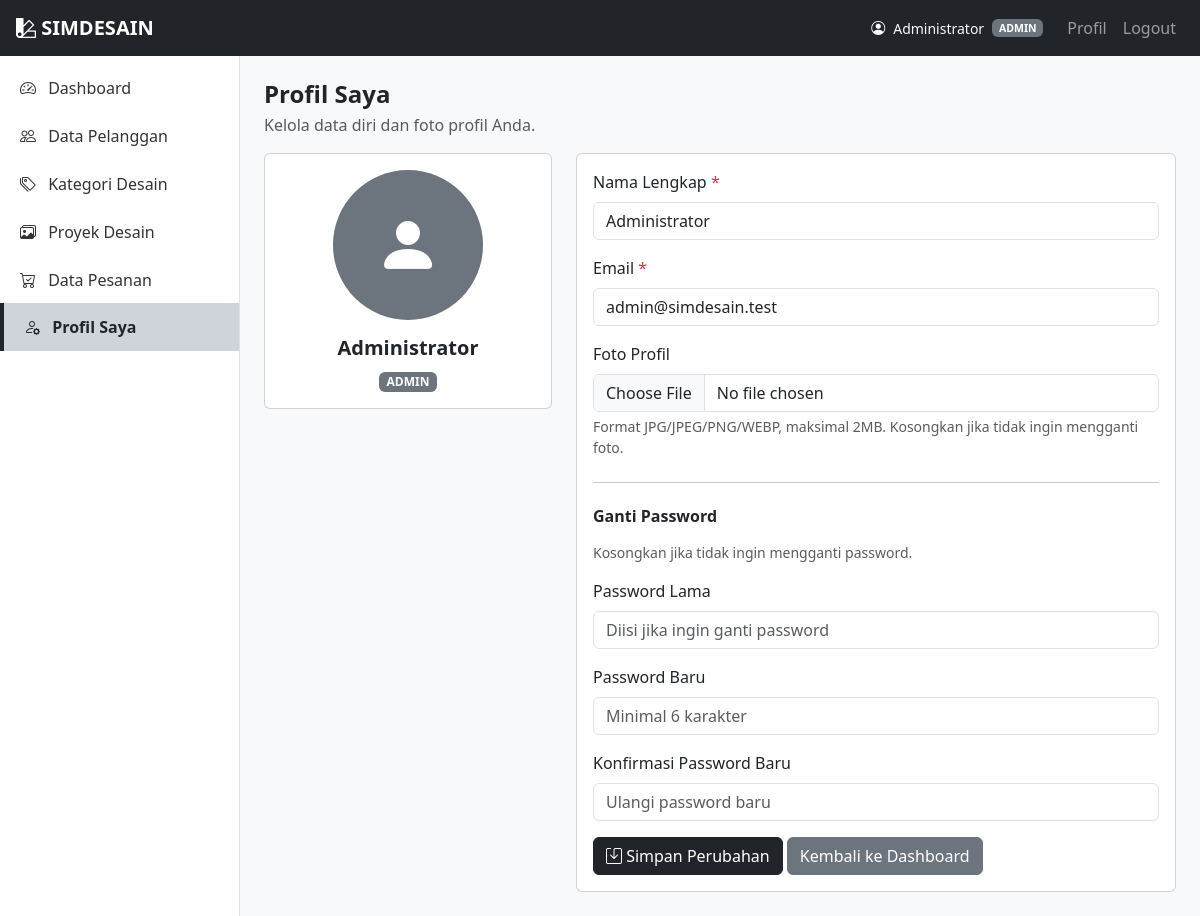
The app's page /profil/index.php (signed in) with its own data.
### tables this page shows
CREATE TABLE users (
    id_user        INT AUTO_INCREMENT PRIMARY KEY,
    nama_lengkap   VARCHAR(100)        NOT NULL,
    email          VARCHAR(100)        NOT NULL UNIQUE,
    password       VARCHAR(255)        NOT NULL,  
    role           ENUM('admin','staff') NOT NULL DEFAULT 'staff',
    foto_profil    VARCHAR(255)        DEFAULT NULL,
    created_at     TIMESTAMP           DEFAULT CURRENT_TIMESTAMP
);

### profil/index.php (the view, shortened to what this page needs)
<?php
require_once '../config/koneksi.php';
$id_user = (int) $_SESSION['id_user'];
$stmt = $koneksi->prepare("SELECT * FROM users WHERE id_user = ?");
$stmt->bind_param("i", $id_user);
$stmt->execute();
$hasil = $stmt->get_result();
$user = $hasil->fetch_assoc();
$nama_lengkap   = $user['nama_lengkap'];
$email          = $user['email'];
$foto_profil    = $user['foto_profil'];
$folder_upload      = '../assets/uploads/profil/';
?>
<?php require_once '../includes/header.php'; ?>
<div class="wrapper">
    <?php require_once '../includes/sidebar.php'; ?>
    <div class="content-area p-4">
        <div class="d-flex justify-content-between align-items-center mb-3">
            <div>
                <h4 class="fw-semibold mb-1">Profil Saya</h4>
                <p class="text-muted mb-0">Kelola data diri dan foto profil Anda.</p>
            </div>
        </div>
        <div class="row g-4">
            <div class="col-12 col-md-4">
                <div class="card text-center">
                    <div class="card-body">
                        <?php if (!empty($foto_profil) && file_exists($folder_upload . $foto_profil)): ?>
                            <img src="/simdesain/assets/uploads/profil/<?= htmlspecialchars($foto_profil) ?>"
                                 alt="Foto Profil"
                                 class="rounded-circle img-thumbnail mb-3"
                                 style="width: 150px; height: 150px; object-fit: cover;">
                        <?php else: ?>
                            <div class="rounded-circle bg-secondary d-flex align-items-center justify-content-center mx-auto mb-3"
                                 style="width: 150px; height: 150px;">
                                <i class="bi bi-person-fill text-white" style="font-size: 4rem;"></i>
                            </div>
                        <?php endif; ?>
                        <h5 class="fw-semibold"><?= htmlspecialchars($user['nama_lengkap']) ?></h5>
                        <span class="badge bg-secondary text-uppercase"><?= htmlspecialchars($user['role']) ?></span>
                    </div>
                </div>
            </div>
            <div class="col-12 col-md-8">
                <div class="card">
                    <div class="card-body">
                        <form method="POST" action="index.php" enctype="multipart/form-data">
                            <div class="mb-3">
                                <label class="form-label">Nama Lengkap <span class="text-danger">*</span></label>
                                <input type="text" name="nama_lengkap" class="form-control"
                                       value="<?= htmlspecialchars($nama_lengkap) ?>" required>
                            </div>
                            <div class="mb-3">
                                <label class="form-label">Email <span class="text-danger">*</span></label>
                                <input type="email" name="email" class="form-control"
                                       value="<?= htmlspecialchars($email) ?>" required>
                            </div>
                            <div class="mb-3">
                                <label class="form-label">Foto Profil</label>
                                <input type="file" name="foto_profil" class="form-control"
                                       accept=".jpg,.jpeg,.png,.webp">
                                <div class="form-text">Format JPG/JPEG/PNG/WEBP, maksimal 2MB. Kosongkan jika tidak ingin mengganti foto.</div>
                            </div>
                            <hr class="my-4">
                            <h6 class="fw-semibold mb-3">Ganti Password</h6>
                            <p class="text-muted small mb-3">Kosongkan jika tidak ingin mengganti password.</p>
                            <div class="mb-3">
                                <label class="form-label">Password Lama</label>
                                <input type="password" name="password_lama" class="form-control"
                                       placeholder="Diisi jika ingin ganti password">
                            </div>
                            <div class="mb-3">
                                <label class="form-label">Password Baru</label>
                                <input type="password" name="password_baru" class="form-control" minlength="6"
                                       placeholder="Minimal 6 karakter">
                            </div>
                            <div class="mb-3">
                                <label class="form-label">Konfirmasi Password Baru</label>
                                <input type="password" name="konfirmasi_password" class="form-control" minlength="6"
                                       placeholder="Ulangi password baru">
                            </div>
                            <button type="submit" class="btn btn-dark">
                                <i class="bi bi-save"></i> Simpan Perubahan
                            </button>
                            <a href="/simdesain/dashboard.php" class="btn btn-secondary">Kembali ke Dashboard</a>
                        </form>
                    </div>
                </div>
            </div>
        </div>
    </div>
</div>
<?php require_once '../includes/footer.php'; ?>

### assets/css/style.css (style rules this page uses)
body { background-color: #f8f9fa; }
.wrapper { display: flex; min-height: calc(100vh - 56px); }
.content-area { flex: 1; min-width: 0; }

### records on screen
users: nama_lengkap "Administrator", role "ADMIN", email "admin@simdesain.test"

### other values on screen
$_SESSION['nama_lengkap'] "Administrator"
$_SESSION['role'] "ADMIN"
